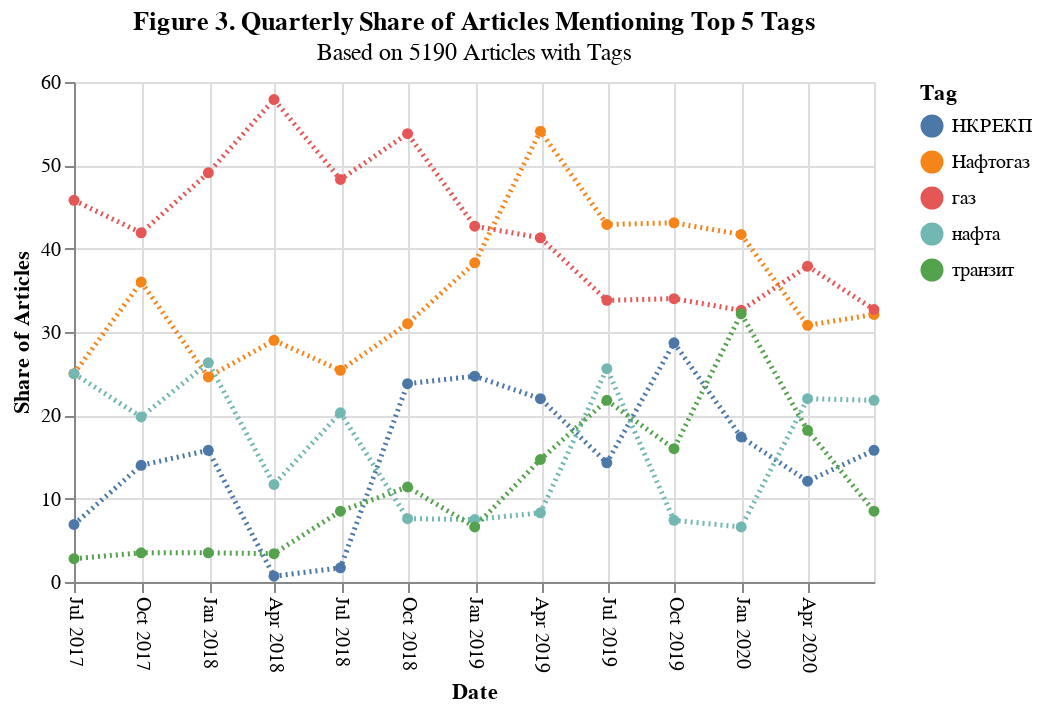

Notebook source saved alongside this figure:
### Code cell
selection = alt.selection_multi(fields=['Tag'], bind='legend')

chart3 = alt.Chart(df_temp).mark_line(point=True, size =2.5, strokeDash=[1,2]).encode(
    x=alt.X("Date", axis=alt.Axis(format = ("%b %Y"), labelAngle=90)),
    y=alt.Y("Share", title="Share of Articles"),
    color = "Tag",
    tooltip=["Tag", "Date", "Share"],
    opacity=alt.condition(selection, alt.value(1), alt.value(0.2))
).properties(
    width = 400,
    height = 250,
    title = {"text":"Figure 3. Quarterly Share of Articles Mentioning Top 5 Tags",
             "subtitle":f"Based on {df_articles.Tags.dropna().shape[0]} Articles with Tags"}

).add_selection(
    selection
)
chart3

### Figure 1 — Vega-Lite specification as saved in the notebook (floating-point values rounded to 4 significant figures)
{"config": {"view": {"continuousWidth": 400, "continuousHeight": 300}}, "data": {"name": "data-24cbf1ba1920010a758031d9b575eb1a"}, "mark": {"type": "line", "point": true, "size": 2.5, "strokeDash": [1, 2]}, "encoding": {"color": {"type": "nominal", "field": "Tag"}, "opacity": {"condition": {"value": 1, "selection": "selector003"}, "value": 0.2}, "tooltip": [{"type": "nominal", "field": "Tag"}, {"type": "temporal", "field": "Date"}, {"type": "quantitative", "field": "Share"}], "x": {"type": "temporal", "axis": {"format": "%b %Y", "labelAngle": 90}, "field": "Date"}, "y": {"type": "quantitative", "field": "Share", "title": "Share of Articles"}}, "height": 250, "selection": {"selector003": {"type": "multi", "fields": ["Tag"], "bind": "legend"}}, "title": {"text": "Figure 3. Quarterly Share of Articles Mentioning Top 5 Tags", "subtitle": "Based on 5190 Articles with Tags"}, "width": 400, "$schema": "https://vega.github.io/schema/vega-lite/v4.8.1.json", "datasets": {"data-24cbf1ba1920010a758031d9b575eb1a": [{"Date": "2017-06-30T00:00:00", "Tag": "НКРЕКП", "Link": 5, "N_Articles": 72, "Share": 6.9}, {"Date": "2017-06-30T00:00:00", "Tag": "Нафтогаз", "Link": 18, "N_Articles": 72, "Share": 25.0}, {"Date": "2017-06-30T00:00:00", "Tag": "газ", "Link": 33, "N_Articles": 72, "Share": 45.8}, {"Date": "2017-06-30T00:00:00", "Tag": "нафта", "Link": 18, "N_Articles": 72, "Share": 25.0}, {"Date": "2017-06-30T00:00:00", "Tag": "транзит", "Link": 2, "N_Articles": 72, "Share": 2.8}, {"Date": "2017-09-30T00:00:00", "Tag": "НКРЕКП", "Link": 12, "N_Articles": 86, "Share": 14.0}, {"Date": "2017-09-30T00:00:00", "Tag": "Нафтогаз", "Link": 31, "N_Articles": 86, "Share": 36.0}, {"Date": "2017-09-30T00:00:00", "Tag": "газ", "Link": 36, "N_Articles": 86, "Share": 41.9}, {"Date": "2017-09-30T00:00:00", "Tag": "нафта", "Link": 17, "N_Articles": 86, "Share": 19.8}, {"Date": "2017-09-30T00:00:00", "Tag": "транзит", "Link": 3, "N_Articles": 86, "Share": 3.5}, {"Date": "2017-12-31T00:00:00", "Tag": "НКРЕКП", "Link": 9, "N_Articles": 57, "Share": 15.8}, {"Date": "2017-12-31T00:00:00", "Tag": "Нафтогаз", "Link": 14, "N_Articles": 57, "Share": 24.6}, {"Date": "2017-12-31T00:00:00", "Tag": "газ", "Link": 28, "N_Articles": 57, "Share": 49.1}, {"Date": "2017-12-31T00:00:00", "Tag": "нафта", "Link": 15, "N_Articles": 57, "Share": 26.3}, {"Date": "2017-12-31T00:00:00", "Tag": "транзит", "Link": 2, "N_Articles": 57, "Share": 3.5}, {"Date": "2018-03-31T00:00:00", "Tag": "НКРЕКП", "Link": 1, "N_Articles": 145, "Share": 0.7}, {"Date": "2018-03-31T00:00:00", "Tag": "Нафтогаз", "Link": 42, "N_Articles": 145, "Share": 29.0}, {"Date": "2018-03-31T00:00:00", "Tag": "газ", "Link": 84, "N_Articles": 145, "Share": 57.9}, {"Date": "2018-03-31T00:00:00", "Tag": "нафта", "Link": 17, "N_Articles": 145, "Share": 11.7}, {"Date": "2018-03-31T00:00:00", "Tag": "транзит", "Link": 5, "N_Articles": 145, "Share": 3.4}, {"Date": "2018-06-30T00:00:00", "Tag": "НКРЕКП", "Link": 2, "N_Articles": 118, "Share": 1.7}, {"Date": "2018-06-30T00:00:00", "Tag": "Нафтогаз", "Link": 30, "N_Articles": 118, "Share": 25.4}, {"Date": "2018-06-30T00:00:00", "Tag": "газ", "Link": 57, "N_Articles": 118, "Share": 48.3}, {"Date": "2018-06-30T00:00:00", "Tag": "нафта", "Link": 24, "N_Articles": 118, "Share": 20.3}, {"Date": "2018-06-30T00:00:00", "Tag": "транзит", "Link": 10, "N_Articles": 118, "Share": 8.5}, {"Date": "2018-09-30T00:00:00", "Tag": "НКРЕКП", "Link": 50, "N_Articles": 210, "Share": 23.8}, {"Date": "2018-09-30T00:00:00", "Tag": "Нафтогаз", "Link": 65, "N_Articles": 210, "Share": 31.0}, {"Date": "2018-09-30T00:00:00", "Tag": "газ", "Link": 113, "N_Articles": 210, "Share": 53.8}, {"Date": "2018-09-30T00:00:00", "Tag": "нафта", "Link": 16, "N_Articles": 210, "Share": 7.6}, {"Date": "2018-09-30T00:00:00", "Tag": "транзит", "Link": 24, "N_Articles": 210, "Share": 11.4}, {"Date": "2018-12-31T00:00:00", "Tag": "НКРЕКП", "Link": 56, "N_Articles": 227, "Share": 24.7}, {"Date": "2018-12-31T00:00:00", "Tag": "Нафтогаз", "Link": 87, "N_Articles": 227, "Share": 38.3}, {"Date": "2018-12-31T00:00:00", "Tag": "газ", "Link": 97, "N_Articles": 227, "Share": 42.7}, {"Date": "2018-12-31T00:00:00", "Tag": "нафта", "Link": 17, "N_Articles": 227, "Share": 7.5}, {"Date": "2018-12-31T00:00:00", "Tag": "транзит", "Link": 15, "N_Articles": 227, "Share": 6.6}, {"Date": "2019-03-31T00:00:00", "Tag": "НКРЕКП", "Link": 24, "N_Articles": 109, "Share": 22.0}, {"Date": "2019-03-31T00:00:00", "Tag": "Нафтогаз", "Link": 59, "N_Articles": 109, "Share": 54.1}, {"Date": "2019-03-31T00:00:00", "Tag": "газ", "Link": 45, "N_Articles": 109, "Share": 41.3}, {"Date": "2019-03-31T00:00:00", "Tag": "нафта", "Link": 9, "N_Articles": 109, "Share": 8.3}, {"Date": "2019-03-31T00:00:00", "Tag": "транзит", "Link": 16, "N_Articles": 109, "Share": 14.7}, {"Date": "2019-06-30T00:00:00", "Tag": "НКРЕКП", "Link": 19, "N_Articles": 133, "Share": 14.3}, {"Date": "2019-06-30T00:00:00", "Tag": "Нафтогаз", "Link": 57, "N_Articles": 133, "Share": 42.9}, {"Date": "2019-06-30T00:00:00", "Tag": "газ", "Link": 45, "N_Articles": 133, "Share": 33.8}, {"Date": "2019-06-30T00:00:00", "Tag": "нафта", "Link": 34, "N_Articles": 133, "Share": 25.6}, {"Date": "2019-06-30T00:00:00", "Tag": "транзит", "Link": 29, "N_Articles": 133, "Share": 21.8}, {"Date": "2019-09-30T00:00:00", "Tag": "НКРЕКП", "Link": 54, "N_Articles": 188, "Share": 28.7}, {"Date": "2019-09-30T00:00:00", "Tag": "Нафтогаз", "Link": 81, "N_Articles": 188, "Share": 43.1}, {"Date": "2019-09-30T00:00:00", "Tag": "газ", "Link": 64, "N_Articles": 188, "Share": 34.0}, {"Date": "2019-09-30T00:00:00", "Tag": "нафта", "Link": 14, "N_Articles": 188, "Share": 7.4}, {"Date": "2019-09-30T00:00:00", "Tag": "транзит", "Link": 30, "N_Articles": 188, "Share": 16.0}, {"Date": "2019-12-31T00:00:00", "Tag": "НКРЕКП", "Link": 42, "N_Articles": 242, "Share": 17.4}, {"Date": "2019-12-31T00:00:00", "Tag": "Нафтогаз", "Link": 101, "N_Articles": 242, "Share": 41.7}, {"Date": "2019-12-31T00:00:00", "Tag": "газ", "Link": 79, "N_Articles": 242, "Share": 32.6}, {"Date": "2019-12-31T00:00:00", "Tag": "нафта", "Link": 16, "N_Articles": 242, "Share": 6.6}, {"Date": "2019-12-31T00:00:00", "Tag": "транзит", "Link": 78, "N_Articles": 242, "Share": 32.2}, {"Date": "2020-03-31T00:00:00", "Tag": "НКРЕКП", "Link": 26, "N_Articles": 214, "Share": 12.1}, {"Date": "2020-03-31T00:00:00", "Tag": "Нафтогаз", "Link": 66, "N_Articles": 214, "Share": 30.8}, {"Date": "2020-03-31T00:00:00", "Tag": "газ", "Link": 81, "N_Articles": 214, "Share": 37.9}, {"Date": "2020-03-31T00:00:00", "Tag": "нафта", "Link": 47, "N_Articles": 214, "Share": 22.0}, {"Date": "2020-03-31T00:00:00", "Tag": "транзит", "Link": 39, "N_Articles": 214, "Share": 18.2}, {"Date": "2020-06-30T00:00:00", "Tag": "НКРЕКП", "Link": 26, "N_Articles": 165, "Share": 15.8}, {"Date": "2020-06-30T00:00:00", "Tag": "Нафтогаз", "Link": 53, "N_Articles": 165, "Share": 32.1}, {"Date": "2020-06-30T00:00:00", "Tag": "газ", "Link": 54, "N_Articles": 165, "Share": 32.7}, {"Date": "2020-06-30T00:00:00", "Tag": "нафта", "Link": 36, "N_Articles": 165, "Share": 21.8}, {"Date": "2020-06-30T00:00:00", "Tag": "транзит", "Link": 14, "N_Articles": 165, "Share": 8.5}]}}
